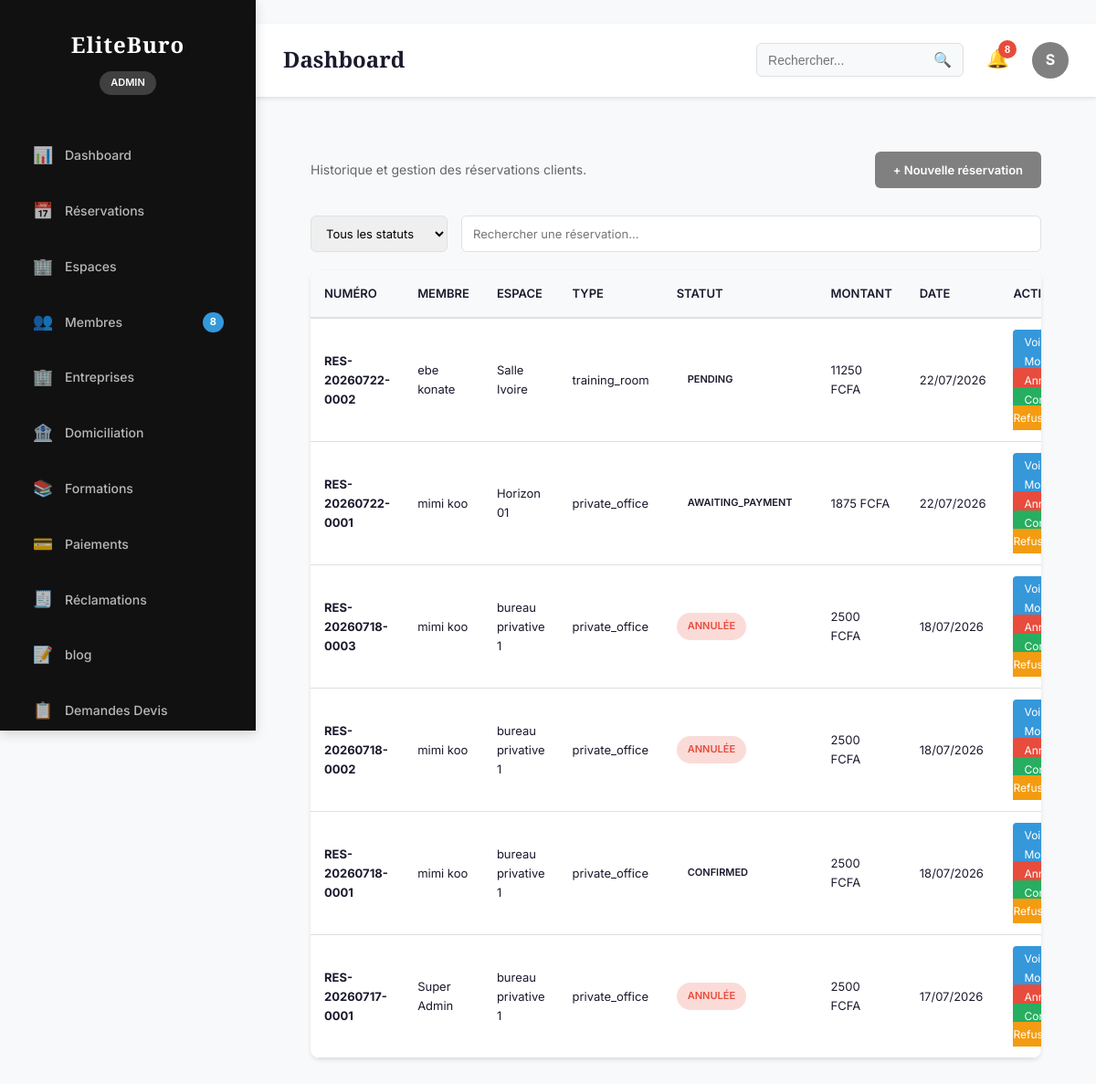
Screenshot of /dashboard/reservations/ (signed in) with the database file from the repository.
### accounts/models.py (models this page shows, shortened)
class User(AbstractUser):
    class Role(models.TextChoices):
        ADMIN = "ADMIN", "Administrateur"
        MANAGER = "MANAGER", "Gestionnaire"
        MEMBER = "MEMBER", "Membre"
        TRAINER = "TRAINER", "Formateur"
    username = None
    id = models.UUIDField(
        primary_key=True,
        default=uuid.uuid4,
        editable=False
    )
    email = models.EmailField(
        unique=True
    )
    first_name = models.CharField(
        max_length=150
    )
    last_name = models.CharField(
        max_length=150
    )
    phone_validator = RegexValidator(
        regex=r'^\+?[0-9]{8,15}$',
        message="Numéro de téléphone invalide."
    )
    phone = models.CharField(
        max_length=20,
        validators=[phone_validator],
        unique=True
    )
    avatar = models.ImageField(
        upload_to="users/avatar/",
        blank=True,
        null=True
    )
    role = models.CharField(
        max_length=20,
        choices=Role.choices,
        default=Role.MEMBER
    )
    company_name = models.CharField(
        max_length=255,
        blank=True
    )
    job_title = models.CharField(
        max_length=255,
        blank=True
    )
    birth_date = models.DateField(
        blank=True,
        null=True
    )
    gender = models.CharField(
        max_length=20,
        blank=True
    )
    website = models.URLField(
        blank=True
    )
    bio = models.TextField(
        blank=True
    )
    language = models.CharField(
        max_length=10,
        default="fr"
    )
    timezone = models.CharField(
        max_length=100,
        default="Africa/Abidjan"
    )
    is_email_verified = models.BooleanField(
        default=False
    )
    is_phone_verified = models.BooleanField(
        default=False
    )
    receive_email_notification = models.BooleanField(
        default=True
    )
    receive_sms_notification = models.BooleanField(
        default=True
    )
    receive_whatsapp_notification = models.BooleanField(
        default=True
    )
    last_activity = models.DateTimeField(
        null=True,
        blank=True
    )
    created_at = models.DateTimeField(
        auto_now_add=True
    )
    updated_at = models.DateTimeField(
        auto_now=True
    )
    USERNAME_FIELD = "email"
    REQUIRED_FIELDS = []
    objects = UserManager()
    class Meta:
        ordering = ["-created_at"]
        verbose_name = "Utilisateur"
        verbose_name_plural = "Utilisateurs"

### reservation/models.py (models this page shows, shortened)
class Reservation(models.Model):
    id = models.UUIDField(primary_key=True, default=uuid.uuid4, editable=False)
    reservation_number = models.CharField(max_length=64, unique=True, db_index=True)
    utilisateur = models.ForeignKey(
        settings.AUTH_USER_MODEL,
        on_delete=models.CASCADE,
        related_name="reservation_items",
    )
    entreprise = models.ForeignKey(
        "accounts.Company",
        on_delete=models.SET_NULL,
        null=True,
        blank=True,
        related_name="reservations",
    )
    espace = models.ForeignKey(
        Workspace,
        on_delete=models.PROTECT,
        related_name="reservations",
    )
    type_reservation = models.CharField(
        max_length=50,
        choices=ReservationType.choices,
        db_index=True,
    )
    date_debut = models.DateField(db_index=True)
    date_fin = models.DateField(db_index=True)
    heure_debut = models.TimeField(null=True, blank=True)
    heure_fin = models.TimeField(null=True, blank=True)
    nombre_participants = models.PositiveIntegerField(default=1)
    duree_minutes = models.PositiveIntegerField(default=0)
    prix_unitaire = models.DecimalField(max_digits=14, decimal_places=2, default=Decimal("0"))
    remise = models.DecimalField(max_digits=14, decimal_places=2, default=Decimal("0"))
    taxes = models.DecimalField(max_digits=14, decimal_places=2, default=Decimal("0"))
    montant_total = models.DecimalField(max_digits=14, decimal_places=2, default=Decimal("0"))
    commentaire = models.TextField(blank=True, default="")
    statut = models.CharField(
        max_length=20,
        choices=ReservationStatus.choices,
        default=ReservationStatus.DRAFT,
        db_index=True,
    )
    created_at = models.DateTimeField(auto_now_add=True, db_index=True)
    updated_at = models.DateTimeField(auto_now=True)
    class Meta:
        verbose_name = "Reservation"
        verbose_name_plural = "Reservations"
        indexes = [
            models.Index(fields=["espace", "date_debut", "date_fin"]),
            models.Index(fields=["utilisateur", "statut"]),
            models.Index(fields=["entreprise", "statut"]),
        ]
        constraints = [
            UniqueConstraint(fields=["reservation_number"], name="reservation_reservation_number_unique"),
        ]

### coworking/models.py (models this page shows, shortened)
class TimeStampedModel(models.Model):
    created_at = models.DateTimeField(auto_now_add=True)
    updated_at = models.DateTimeField(auto_now=True)
    class Meta:
        abstract = True

class Workspace(TimeStampedModel):
    espace = models.ForeignKey(CoworkingSpace, on_delete=models.CASCADE, related_name="workspaces")
    categorie = models.ForeignKey(Category, on_delete=models.CASCADE, related_name="workspaces")
    nom = models.CharField(max_length=200)
    slug = models.SlugField(max_length=220)
    description = models.TextField(blank=True, default="")
    capacite = models.PositiveIntegerField()
    superficie = models.DecimalField(max_digits=10, decimal_places=2)
    etage = models.CharField(max_length=50, blank=True, default="")
    numero = models.CharField(max_length=50, blank=True, default="")
    prix_heure = models.DecimalField(max_digits=12, decimal_places=2)
    prix_demi_journee = models.DecimalField(max_digits=12, decimal_places=2)
    prix_journee = models.DecimalField(max_digits=12, decimal_places=2)
    prix_semaine = models.DecimalField(max_digits=12, decimal_places=2)
    prix_mois = models.DecimalField(max_digits=12, decimal_places=2)
    caution = models.DecimalField(max_digits=12, decimal_places=2)
    disponible = models.BooleanField(default=True)
    vedette = models.BooleanField(default=False)
    image_principale = models.ImageField(upload_to="coworking/workspaces/images/")
    class Meta:
        verbose_name = "Workspace"
        verbose_name_plural = "Workspaces"
        unique_together = (
            "espace",
            "slug",
        )

### dashboard/views.py (the view)
# urls.py: path("reservations/", AdminReservationsView.as_view(), name="reservations"),
class AdminReservationsView(AdminBaseView):
    template_name = "dashboard/admin/reservations.html"
    def get_context_data(self, **kwargs):
        context = super().get_context_data(**kwargs)
        context["reservations"] = (
            Reservation.objects.select_related("utilisateur", "entreprise", "espace")
            .order_by("-created_at")
        )
        return context

### templates/dashboard/admin/reservations.html (shortened to what this page needs)
{% extends 'layouts/base_admin.html' %}
{% block content %}
<div class="content">
    <div class="section-header">
        <div>
            <p style="color:#666;font-size:14px;">
                Historique et gestion des réservations clients.
            </p>
        </div>
        <a href="{% url 'reservation:create' %}" class="btn-primary">
            + Nouvelle réservation
        </a>
    </div>
    <div class="filters-bar">
        <select class="filter-select">
            <option>
                Tous les statuts
            </option>
        </select>
        <input
            type="text"
            class="filter-input"
            placeholder="Rechercher une réservation..."
        >
    </div>
    <div class="table-container">
        <table class="admin-table">
            <thead>
                <tr>
                    <th>
                        Numéro
                    </th>
                    <th>
                        Membre
                    </th>
                    <th>
                        Espace
                    </th>
                    <th>
                        Type
                    </th>
                    <th>
                        Statut
                    </th>
                    <th>
                        Montant
                    </th>
                    <th>
                        Date
                    </th>
                    <th>
                        Actions
                    </th>
                </tr>
            </thead>
            <tbody>
            {% for r in reservations %}
                <tr>
                    <td>
                        <strong>
                            {{ r.reservation_number }}
                        </strong>
                    </td>
                    <td>
                        {{ r.utilisateur.get_full_name|default:r.utilisateur.email }}
                    </td>
                    <td>
                        {{ r.espace.nom }}
                    </td>
                    <td>
                        {{ r.type_reservation }}
                    </td>
                    <td>
                        {% if r.statut == "PENDING" %}
                            <span class="status-badge pending">
                                En attente
                            </span>
                        {% elif r.statut == "CONFIRMED" %}
                            <span class="status-badge confirmed">
                                Confirmée
                            </span>
                        {% elif r.statut == "CANCELED" %}
                            <span class="status-badge cancelled">
                                Annulée
                            </span>
                        {% elif r.statut == "FINISHED" %}
                            <span class="status-badge">
                                Terminée
                            </span>
                        {% else %}
                            <span class="status-badge">
                                {{ r.statut }}
                            </span>
                        {% endif %}
                    </td>
                    <td>
                        {{ r.montant_total|floatformat:0 }}
                        FCFA
                    </td>
                    <td>
                        {{ r.created_at|date:"d/m/Y" }}
                    </td>
                    <td>
                        <a href="{% url 'dashboard_admin:reservation_detail' r.id %}" class="btn-action">
                            Voir
                        </a>
                        <a href="{% url 'dashboard_admin:reservation_edit' r.id %}" class="btn-action">
                            Modifier
                        </a>
                        <a href="{% url 'dashboard_admin:reservation_cancel' r.id %}"
                           class="btn-action"
                           style="background:var(--danger-color);">
                            Annuler
                        </a>
                        <a href="{% url 'dashboard_admin:reservation_confirm' r.id %}"
                           class="btn-action"
                           style="background:var(--success-color);">
                            Confirmer
                        </a>
                        <a href="{% url 'dashboard_admin:reservation_refuse' r.id %}"
                           class="btn-action"
                           style="background:var(--warning-color);">
                            Refuser
                        </a>
                    </td>
                </tr>
            {% empty %}
                <tr>
                    <td colspan="8" style="text-align:center;padding:30px;">
                        Aucune réservation trouvée.
                    </td>
                </tr>
            {% endfor %}
            </tbody>
        </table>
    </div>
</div>
{% endblock %}

### templates/partials/header.html (shortened to what this page needs)
<header class="top-bar">
    <div class="top-bar-left">
        <h1 class="page-title">
            {% block page_title %}
            Dashboard
            {% endblock %}
        </h1>
    </div>
    <div class="top-bar-right">
        <div class="search-box">
            <input
                type="text"
                class="search-input"
                placeholder="Rechercher...">
            <button class="search-btn">
                🔍
            </button>
        </div>
        <div class="notifications">
            <button class="notification-btn">
                🔔
                <span class="notification-count">
                    {{ recent_activity|length|default:0 }}
                </span>
            </button>
        </div>
        <div class="user-menu">
            <div class="user-avatar">
                {{ request.user.first_name|slice:":1"|default:"A" }}
            </div>
        </div>
    </div>
</header>

### rows the page displays
User: user.first_name "S"
Reservation: reservation_number "RES-20260722-0002", utilisateur.get_full_name "ebe konate", espace.nom "Salle Ivoire", type_reservation "training_room", statut "PENDING", montant_total "11250", created_at "22/07/2026"
Reservation: reservation_number "RES-20260722-0001", utilisateur.get_full_name "mimi koo", espace.nom "Horizon 01", type_reservation "private_office", statut "AWAITING_PAYMENT", montant_total "1875", created_at "22/07/2026"
Reservation: reservation_number "RES-20260718-0003", utilisateur.get_full_name "mimi koo", espace.nom "bureau privative 1", type_reservation "private_office", statut "ANNULÉE", montant_total "2500", created_at "18/07/2026"
Reservation: reservation_number "RES-20260718-0002", utilisateur.get_full_name "mimi koo", espace.nom "bureau privative 1", type_reservation "private_office", statut "ANNULÉE", montant_total "2500", created_at "18/07/2026"
Reservation: reservation_number "RES-20260718-0001", utilisateur.get_full_name "mimi koo", espace.nom "bureau privative 1", type_reservation "private_office", statut "CONFIRMED", montant_total "2500", created_at "18/07/2026"
Reservation: reservation_number "RES-20260717-0001", utilisateur.get_full_name "Super Admin", espace.nom "bureau privative 1", type_reservation "private_office", statut "ANNULÉE", montant_total "2500", created_at "17/07/2026"

### other values shown
{{ stats.users|default_if_none:0 }} "8"
{{ recent_activity|length|default:0 }} "8"
